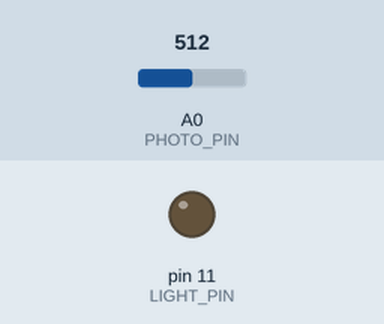
Bench run of a sketch on a simulated Arduino Uno, built with avr-gcc and run on an emulated ATmega328P. Shown: output pins drawn as LEDs (lit = HIGH). Inputs (shaded band) come from the test bench; at power-on: A0 (PHOTO_PIN) = 512.

Above: at 1.2 s.
1.3 s: A0 (PHOTO_PIN) set to 209
2.8 s: A0 (PHOTO_PIN) set to 185
At 3.9 s:
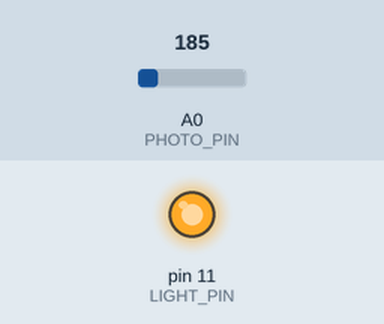
4.3 s: A0 (PHOTO_PIN) set to 306
At 5.0 s:
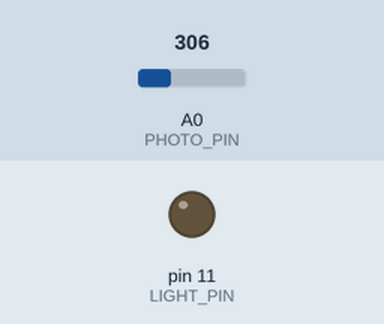
5.8 s: A0 (PHOTO_PIN) set to 122
At 6.1 s:
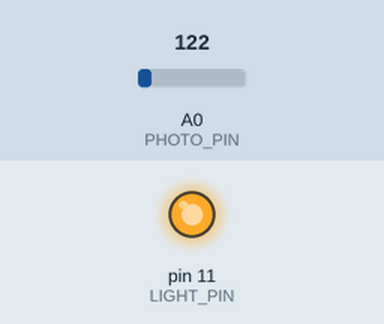
Timing chart, 0 to 8.3 s (numbered marks = the images above; inputs shaded):
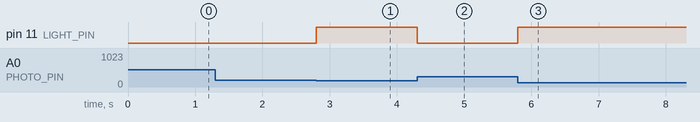

The sketch:

night_light1.ino
```cpp
const int LIGHT_PIN = 11, PHOTO_PIN = A0;
const int TOLERANCE = 200;

int photo_value;

void setup() {
  // set pin modes
  pinMode(LIGHT_PIN, OUTPUT);
  pinMode(PHOTO_PIN, INPUT);

  // begin serial communication
  Serial.begin(9600);
}

void loop() {
  // read photoresistor value
  photo_value = analogRead(PHOTO_PIN);

  // turn on light if photoresistor reads low (dark out)
  if(photo_value < TOLERANCE){
    digitalWrite(LIGHT_PIN, HIGH);
  }else{
    digitalWrite(LIGHT_PIN, LOW);
  }

}
```

Measured:
- the behaviour switches between 200 and 199 on A0 (PHOTO_PIN) (found by bisection; images 0 and 1)
- after the input at 1.3 s, every drawn part: stays the same
- after the input at 2.8 s, pin 11 (LIGHT_PIN): LOW → HIGH at once
- after the input at 4.3 s, pin 11 (LIGHT_PIN): HIGH → LOW at once
- after the input at 5.8 s, pin 11 (LIGHT_PIN): LOW → HIGH at once
